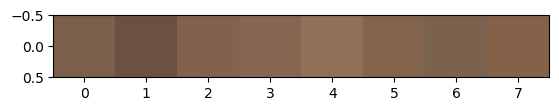
#> input picture final/colours_Baroque_caravaggio.png, 559 x 111 px, given as the content of the folder artist_dataset/, which was not available
$ python baseline.py
#> lines starting #> are read from the running program, lines starting #| are printed output that depends on the picture; pictures that were not available may be replaced by others from this repository, and a replacement may not be noted
import os
import pickle
from collections import Counter

import cv2
import matplotlib.pyplot as plt
import numpy as np
from skimage import io
from skimage.color import deltaE_cie76, rgb2lab
from sklearn.cluster import KMeans


def load_img(filepath):
    """
    Loads image
    """
    img = cv2.imread(filepath)
#> img is the input picture: shape (111, 559, 3); mean B, G, R 161.5, 171.7, 186.2
    # convert to proper RGB scale
    img = cv2.cvtColor(img, cv2.COLOR_BGR2RGB)

    return img

def get_colours(img, num_colours, show_chart=False):
    """
    Get top n = num_colours colours from a given img
    """
#> called with num_colours = 8, show_chart = False
    # resize to make processing time shorter (and it doesn't affect colours)
    mod_img = cv2.resize(img, (400, 400), interpolation = cv2.INTER_AREA)
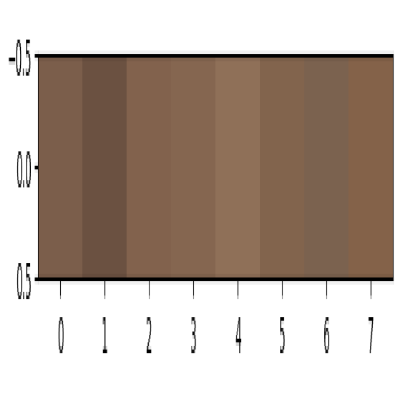
#> mod_img: shape (400, 400, 3); mean R, G, B 186.3, 171.8, 161.5
    # reshape
    mod_img = mod_img.reshape(mod_img.shape[0]*mod_img.shape[1],3)
    clf = KMeans(n_clusters = num_colours)
    labels = clf.fit_predict(mod_img)

    counts = Counter(labels)
#> counts = {1: 76526, 6: 1016, 4: 503, 0: 47095, 2: 2306, 3: 10229, 5: 1219, 7: 21106}

    center_colors = clf.cluster_centers_
    # We get ordered colors by iterating through the keys
    ordered_colors = [center_colors[i] for i in counts.keys()]
#> ordered_colors = [[254.5, 254.5, 254.5], [216.4, 216.4, 216.4], [158.5, 158.5, 158.5], [133.6, 102.1, 79.2], [2.54, 2.54, 2.53], [106.1, 81.02, 65.55], [46.64, 38.08, 32.09], [122.6, 95.88, 77.03]]
    rgb_colors = [list(ordered_colors[i]) for i in counts.keys()]
#> rgb_colors = [[216.4, 216.4, 216.4], [46.64, 38.08, 32.09], [2.54, 2.54, 2.53], [254.5, 254.5, 254.5], [158.5, 158.5, 158.5], [133.6, 102.1, 79.2], [106.1, 81.02, 65.55], [122.6, 95.88, 77.03]]

    if (show_chart):
        plt.figure(figsize = (8, 6))
        plt.pie(counts.values(), labels = rgb_colors, colors = hex_colors)
        plt.show()

    return rgb_colors

def get_files(path):
    """
    Gets all files from a given path
    """
    files = os.listdir(path)
    if ".DS_Store" in files:
        files.remove(".DS_Store")

    return files

def get_avg_colour(avg, n):
    """
    Calculates average colour
    """
    # get colours out
    red = avg[:,:,0]
    green = avg[:,:,1]
    blue = avg[:,:,2]
    # average them
    red = sum(red)/n
    green = sum(green)/n
    blue = sum(blue)/n
    # create final array
    final = np.array([[[r,g,b] for r,g,b in zip(red,green,blue)]])
    final = final.astype(np.uint8)

    return final

def save_list(path, lst):
    """
    Saves list as a pickle file
    """
    output = open("{}.pkl".format(path), "wb")
    pickle.dump(avg, output)
    output.close()

    return True

if __name__ == "__main__":
    # get all eras in the dataset
    path = "artist_dataset/"
    eras = get_files(path)
    for era in eras:
        artists = get_files("{}{}/".format(path,era))
        # iterate through all artists in era
        for artist in artists:
            # get all artworks from the artist
            pics = get_files("{}{}/{}/".format(path,era,artist))
            num_pics = len(pics)
            avg = []
            for i, pic in enumerate(pics):
                pic_path = "{}{}/{}/{}".format(path, era, artist,pic)
                # print progress
                print("Era: {} Artist: {} {}/{}".format(era, artist, i, num_pics))
                # load image + get top 8 colours
                img = load_img(pic_path)
                avg.append(get_colours(img,8,False))
            avg = np.array(avg)
#> avg has the same summary as rgb_colors in get_colours
            # ger overall average colours
            final = get_avg_colour(avg, num_pics)
#> in get_avg_colour, `red = sum(red)/n`: red = [216.4, 46.64, 2.54, 254.5, 158.5, 133.6, 106.1, 122.6]
#> in get_avg_colour, `green = sum(green)/n`: green = [216.4, 38.08, 2.54, 254.5, 158.5, 102.1, 81.02, 95.88]
#> in get_avg_colour, `blue = sum(blue)/n`: blue = [216.4, 32.09, 2.53, 254.5, 158.5, 79.2, 65.55, 77.03]
#> in get_avg_colour, `final = np.array([[[r,g,b] for r,g,b in zip(red,green,blue)]])`: final has the same summary as rgb_colors in get_colours
#> in get_avg_colour, `final = final.astype(np.uint8)`: final = [[216, 216, 216], [46, 38, 32], [2, 2, 2], [254, 254, 254], [158, 158, 158], [133, 102, 79], [106, 81, 65], [122, 95, 77]]
            # save as pickle files
            save_list("averages/{}_{}".format(era,artist), avg)
            save_list("final/{}_{}".format(era,artist), final)
            # display
            # plt.imshow(final)
            # save figure
            plt.savefig('final/colours_{}_{}.png'.format(era,artist), bbox_inches='tight')

$ run again, on final/colours_Baroque_vermeer.png
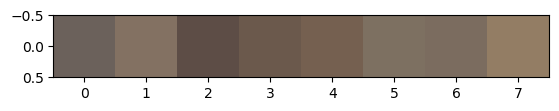
#> input picture final/colours_Baroque_vermeer.png, 559 x 111 px, given as the content of the folder artist_dataset/, which was not available
#> in load_img, img is the input picture: shape (111, 559, 3); mean B, G, R 167.1, 173.8, 181.9
#> in get_colours, `mod_img = cv2.resize(img, (400, 400), interpolation = cv2.INTER_AREA)`:
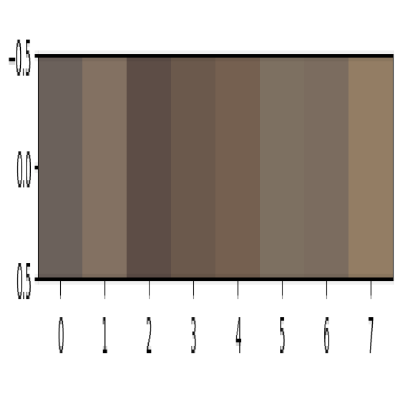
#> mod_img: shape (400, 400, 3); mean R, G, B 182, 173.9, 167.2
#> counts = {1: 76626, 4: 1131, 5: 9923, 2: 29305, 3: 2304, 7: 10273, 6: 1189, 0: 29249}
#> ordered_colors = [[254.5, 254.5, 254.5], [206.9, 206.9, 206.9], [146.6, 125.3, 101.1], [126, 110.9, 96.76], [2.52, 2.52, 2.52], [92.47, 77.05, 70.18], [43.08, 38.61, 35.08], [110.3, 94.02, 82.34]]
#> rgb_colors = [[206.9, 206.9, 206.9], [2.52, 2.52, 2.52], [92.47, 77.05, 70.18], [146.6, 125.3, 101.1], [126, 110.9, 96.76], [110.3, 94.02, 82.34], [43.08, 38.61, 35.08], [254.5, 254.5, 254.5]]
#> avg has the same summary as rgb_colors in get_colours
#> red = [206.9, 2.52, 92.47, 146.6, 126, 110.3, 43.08, 254.5]
#> green = [206.9, 2.52, 77.05, 125.3, 110.9, 94.02, 38.61, 254.5]
#> blue = [206.9, 2.52, 70.18, 101.1, 96.76, 82.34, 35.08, 254.5]
#> in get_avg_colour, `final = np.array([[[r,g,b] for r,g,b in zip(red,green,blue)]])`: final has the same summary as rgb_colors in get_colours
#> in get_avg_colour, `final = final.astype(np.uint8)`: final = [[206, 206, 206], [2, 2, 2], [92, 77, 70], [146, 125, 101], [125, 110, 96], [110, 94, 82], [43, 38, 35], [254, 254, 254]]

$ run again, on final/colours_Cubism_fernand_leger.png
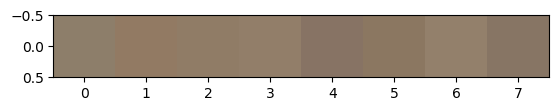
#> input picture final/colours_Cubism_fernand_leger.png, 559 x 111 px, given as the content of the folder artist_dataset/, which was not available
#> in load_img, img is the input picture: shape (111, 559, 3); mean B, G, R 173.7, 183.5, 193
#> in get_colours, `mod_img = cv2.resize(img, (400, 400), interpolation = cv2.INTER_AREA)`:
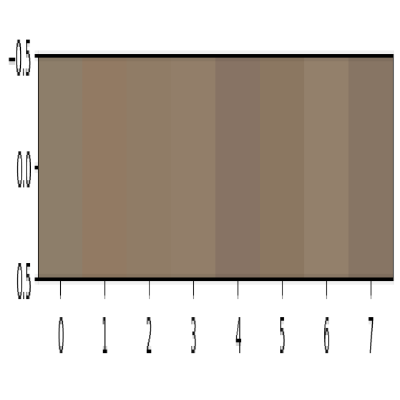
#> mod_img: shape (400, 400, 3); mean R, G, B 193.1, 183.6, 173.8
#> counts = {1: 73540, 5: 859, 6: 433, 7: 3136, 3: 31045, 2: 2343, 4: 1473, 0: 47171}
#> ordered_colors = [[255, 255, 255], [213.9, 213.9, 213.9], [163.5, 163.5, 163.5], [242, 242, 242], [135.5, 116.6, 98.89], [2.89, 2.89, 2.89], [56.71, 52.36, 47.54], [144.7, 125.2, 103.8]]
#> rgb_colors = [[213.9, 213.9, 213.9], [2.89, 2.89, 2.89], [56.71, 52.36, 47.54], [144.7, 125.2, 103.8], [242, 242, 242], [163.5, 163.5, 163.5], [135.5, 116.6, 98.89], [255, 255, 255]]
#> avg has the same summary as rgb_colors in get_colours
#> red = [213.9, 2.89, 56.71, 144.7, 242, 163.5, 135.5, 255]
#> green = [213.9, 2.89, 52.36, 125.2, 242, 163.5, 116.6, 255]
#> blue = [213.9, 2.89, 47.54, 103.8, 242, 163.5, 98.89, 255]
#> in get_avg_colour, `final = np.array([[[r,g,b] for r,g,b in zip(red,green,blue)]])`: final has the same summary as rgb_colors in get_colours
#> in get_avg_colour, `final = final.astype(np.uint8)`: final = [[213, 213, 213], [2, 2, 2], [56, 52, 47], [144, 125, 103], [242, 242, 242], [163, 163, 163], [135, 116, 98], [254, 254, 254]]

$ run again, on final/colours_Cubism_georges_braque.png
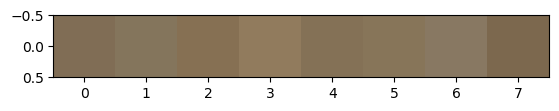
#> input picture final/colours_Cubism_georges_braque.png, 559 x 111 px, given as the content of the folder artist_dataset/, which was not available
#> in load_img, img is the input picture: shape (111, 559, 3); mean B, G, R 167, 179.8, 188.9
#> in get_colours, `mod_img = cv2.resize(img, (400, 400), interpolation = cv2.INTER_AREA)`:
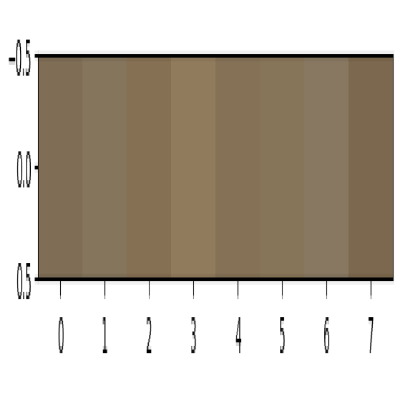
#> mod_img: shape (400, 400, 3); mean R, G, B 189, 179.8, 167
#> counts = {1: 74022, 5: 596, 7: 29310, 2: 2322, 4: 1365, 6: 3296, 3: 39617, 0: 9472}
#> ordered_colors = [[254.9, 254.9, 254.9], [178, 178, 178], [134.2, 117.9, 93.05], [2.68, 2.68, 2.68], [51.19, 46.6, 39.93], [236.9, 236.9, 236.9], [128.8, 109.1, 83.05], [144.9, 123.2, 93.48]]
#> rgb_colors = [[178, 178, 178], [236.9, 236.9, 236.9], [144.9, 123.2, 93.48], [134.2, 117.9, 93.05], [51.19, 46.6, 39.93], [128.8, 109.1, 83.05], [2.68, 2.68, 2.68], [254.9, 254.9, 254.9]]
#> avg has the same summary as rgb_colors in get_colours
#> red = [178, 236.9, 144.9, 134.2, 51.19, 128.8, 2.68, 254.9]
#> green = [178, 236.9, 123.2, 117.9, 46.6, 109.1, 2.68, 254.9]
#> blue = [178, 236.9, 93.48, 93.05, 39.93, 83.05, 2.68, 254.9]
#> in get_avg_colour, `final = np.array([[[r,g,b] for r,g,b in zip(red,green,blue)]])`: final has the same summary as rgb_colors in get_colours
#> in get_avg_colour, `final = final.astype(np.uint8)`: final = [[178, 178, 178], [236, 236, 236], [144, 123, 93], [134, 117, 93], [51, 46, 39], [128, 109, 83], [2, 2, 2], [254, 254, 254]]
